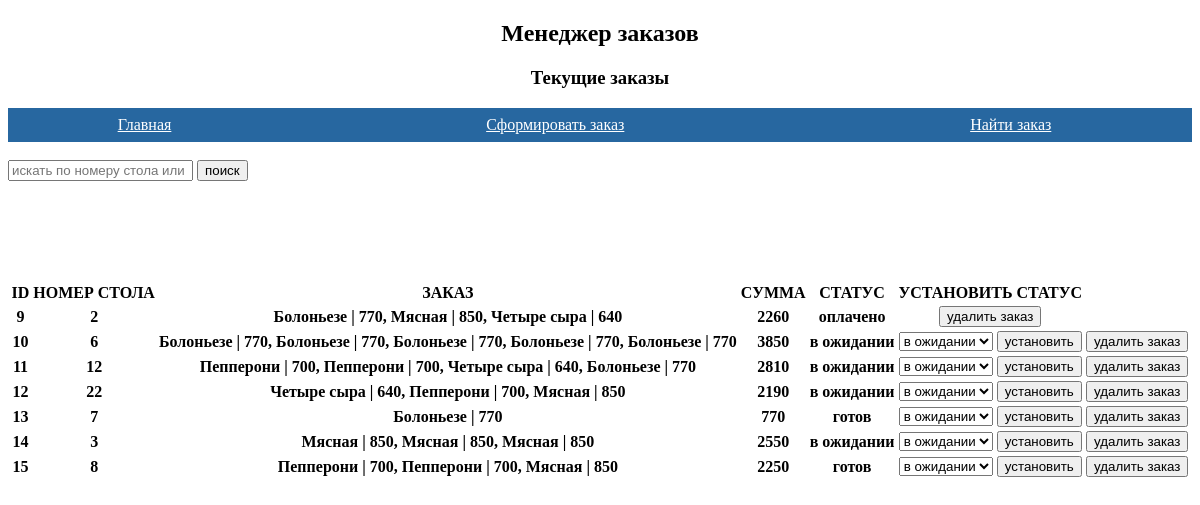
Before: /main/ with the older database file.
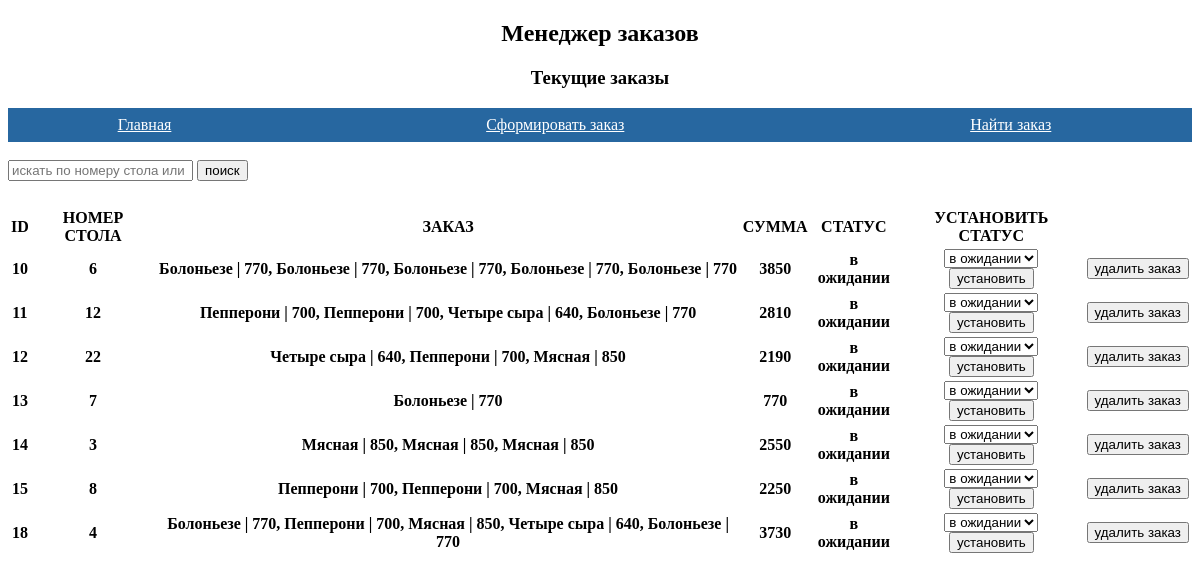
After: the same page with the newer database file.
### order_manager/models.py (models this page shows)
class Order(models.Model):
    table_number = models.PositiveIntegerField()
    items = models.CharField(max_length=500)
    total_price = models.PositiveIntegerField()
    status = models.CharField(max_length=15, choices=STATUSES)

### order_manager/views.py (the view, shortened to what this page needs)
# urls.py: path('main/', order_list),
def order_list(request):
    orders = Order.objects.all()
    context = {'message': 'Текущие заказы', 'orders': orders}
    return render(request, 'main.html', context)

### order_manager/templates/main.html (shortened to what this page needs)
{% extends 'index.html' %}
{% block content %}
<br>
<form action="/main/" method="post">
    <input type="text" name="param" placeholder="искать по номеру стола или статусу">
    <input type="submit" value="поиск">
</form>
<div class="center-screen">
          <table>
          <thead>
          <tr>
              <th scope="col">ID</th>
              <th scope="col">НОМЕР СТОЛА</th>
              <th scope="col">ЗАКАЗ</th>
              <th scope="col">СУММА</th>
              <th scope="col">СТАТУС</th>
              <th scope="col">УСТАНОВИТЬ СТАТУС</th>
          </tr>
          </thead>
          <tbody>
          {% for order in orders %}
             <tr>
                 <th>{{ order.id }}</th>
                 <th>{{ order.table_number }}</th>
                 <th>{{ order.items }}</th>
                 <th>{{ order.total_price }}</th>
                 <th>{{ order.status }}</th>
                 {% if order.status != "оплачено" %}
                 <th>
                     <form action="/change/{{ order.id }}/" method="post">
                         <select name="current_status">
                             <option value="в ожидании">в ожидании</option>
                         </select>
                        <input type="submit" value="установить">
                     </form>
                 </th>
                 {% endif %}
                 <th>
                     <form action="/delete/{{ order.id }}/" method="post">
                         <input type="submit" value="удалить заказ">
                     </form>
                 </th>
             </tr>
          {% endfor %}
          </tbody>
      </table>
</div>
{% endblock %}

### order_manager/templates/index.html (shortened to what this page needs)
<!doctype html>
<html lang="ru">
  <head>
  </head>
  <body>
    <h2 align="center">Менеджер заказов</h2>
    <h3 align="center">{{ message }}</h3>
  <div class="menu">
	<ul>
		<li><a href="/main">Главная</a></li>
		<li><a href="/add">Сформировать заказ</a></li>
        <li><a href="#">Найти заказ</a></li>
	</ul>
</div>
  {% block content %}
  {% endblock %}
  </body>
</html>

### order_manager/templates/index.html (style rules this page uses)
.menu { width: 100%; display: table; }
.menu ul { display: table-row; }
.menu li { display: table-cell; background: #2767A0; }
.menu li a { display: block; padding: 8px 15px; color: #fff; text-align: center; }
.center-screen { display: flex; flex-direction: column; justify-content: center; align-items: center; text-align: center; min-height: 50vh; }

Changed rows visible on the page:
removed Order: id "9", table_number "2", items "Болоньезе | 770, Мясная | 850, Четыре сыра | 640", total_price "2260", status "оплачено"
changed Order "Болоньезе | 770": status "готов" → "в ожидании"
changed Order "Пепперони | 700, Пепперони | 700, Мясная | 850": status "готов" → "в ожидании"
added Order: id "18", table_number "4", items "Болоньезе | 770, Пепперони | 700, Мясная | 850, Четыре сыра | 640, Болоньезе | 770", total_price "3730", status "в ожидании"
